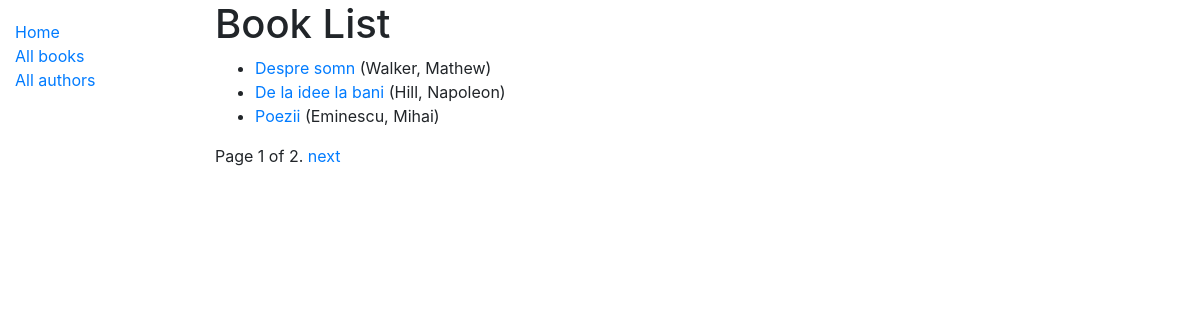
/catalog/books/, run on the app's committed database.
### catalog/models.py (models this page shows, shortened)
class Book(models.Model):
	title = models.CharField(max_length = 200)
	author = models.ForeignKey('Author', on_delete = models.SET_NULL, null = True)
	summary = models.TextField(max_length = 1000, help_text = 'Enter a brief description of the book')
	isbn = models.CharField('ISBN', max_length = 13, unique = True, help_text = '13 Character <a href="https://www.isbn-international.org/content/what-isbn">ISBN number</a>')
	genre = models.ManyToManyField(Genre, help_text = 'Select a genre for this book')
	language = models.ForeignKey(Language, max_length = 20, help_text = 'Enter the language', null = True, on_delete = models.SET_NULL)
	def get_absolute_url(self):
		return reverse('book-detail', args = [str(self.id)])
	def display_genre(self):
		return ', '.join(genre.name for genre in self.genre.all()[:3])
	display_genre.short_description = 'Genre'

class Author(models.Model):
	first_name = models.CharField(max_length = 100)
	last_name = models.CharField(max_length = 100)
	date_of_birth = models.DateField(null = True, blank = True)
	date_of_death = models.DateField('Died', null = True, blank = True)
	class Meta:
		ordering = ['last_name', 'first_name']
	def __str__(self):
		return f'{self.last_name}, {self.first_name}'

### catalog/views.py (the view)
# urls.py: path('books/', views.BookListView.as_view(), name = 'books'),
class BookListView(generic.ListView):
	model = Book
	paginate_by = 3
	def get_queryset(self):
		return Book.objects.all()
	def get_context_data(self, **kwargs):
		context = super(BookListView, self).get_context_data(**kwargs)
		context['some_date'] = 'This is just some data'
		return context

### catalog/templates/catalog/book_list.html
{% extends "base_generic.html" %}
{% block content %}
  <h1>Book List</h1>
  {% if book_list %}
  <ul>
    {% for book in book_list %}
      <li>
        <a href="{{ book.get_absolute_url }}">{{ book.title }}</a> ({{book.author}})
      </li>
    {% endfor %}
  </ul>
  {% else %}
    <p>There are no books in the library.</p>
  {% endif %}
{% endblock %}

### data on the page
Book: title "Despre somn", author "Walker, Mathew"
Book: title "De la idee la bani", author "Hill, Napoleon"
Book: title "Poezii", author "Eminescu, Mihai"

### other printed values
{{ page_obj.number }} "1"
{{ page_obj.paginator.num_pages }} "2"
